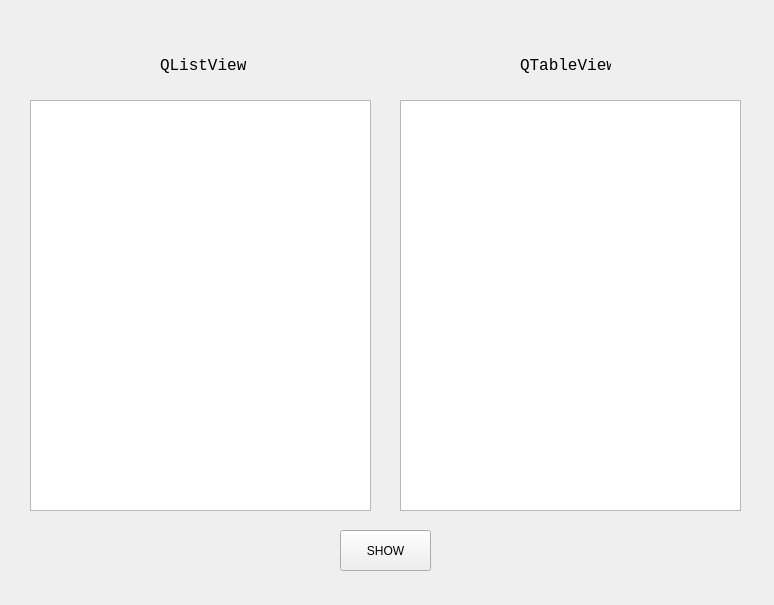
<?xml version="1.0" encoding="UTF-8"?>
<ui version="4.0">
 <class>MainWindow</class>
 <widget class="QMainWindow" name="MainWindow">
  <property name="geometry">
   <rect>
    <x>0</x>
    <y>0</y>
    <width>774</width>
    <height>605</height>
   </rect>
  </property>
  <property name="windowTitle">
   <string>MainWindow</string>
  </property>
  <widget class="QWidget" name="centralwidget">
   <widget class="QPushButton" name="pushButton">
    <property name="geometry">
     <rect>
      <x>340</x>
      <y>530</y>
      <width>91</width>
      <height>41</height>
     </rect>
    </property>
    <property name="text">
     <string>SHOW</string>
    </property>
   </widget>
   <widget class="QTableView" name="tableView">
    <property name="geometry">
     <rect>
      <x>400</x>
      <y>100</y>
      <width>341</width>
      <height>411</height>
     </rect>
    </property>
   </widget>
   <widget class="QListView" name="listView">
    <property name="geometry">
     <rect>
      <x>30</x>
      <y>100</y>
      <width>341</width>
      <height>411</height>
     </rect>
    </property>
   </widget>
   <widget class="QLabel" name="listViewLabel">
    <property name="geometry">
     <rect>
      <x>160</x>
      <y>50</y>
      <width>91</width>
      <height>31</height>
     </rect>
    </property>
    <property name="font">
     <font>
      <family>Consolas</family>
      <pointsize>12</pointsize>
     </font>
    </property>
    <property name="text">
     <string>QListView</string>
    </property>
   </widget>
   <widget class="QLabel" name="tableViewLabel">
    <property name="geometry">
     <rect>
      <x>520</x>
      <y>50</y>
      <width>91</width>
      <height>31</height>
     </rect>
    </property>
    <property name="font">
     <font>
      <family>Consolas</family>
      <pointsize>12</pointsize>
     </font>
    </property>
    <property name="text">
     <string>QTableView</string>
    </property>
   </widget>
  </widget>
 </widget>
 <resources/>
 <connections/>
</ui>
